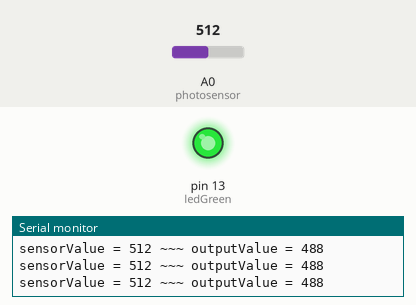
Simulated run of this sketch. Board: Arduino Uno, built with avr-gcc and run on an emulated ATmega328P. On the bench: output pins drawn as LEDs (lit = HIGH), the last lines printed to the serial monitor. Inputs (shaded band) come from the test bench; at power-on: A0 (photosensor) = 512.

Above: at 1.2 s.
1.3 s: A0 (photosensor) set to 489
At 2.0 s:
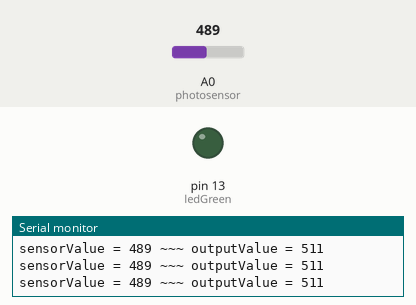
2.8 s: A0 (photosensor) set to 510
At 3.3 s:
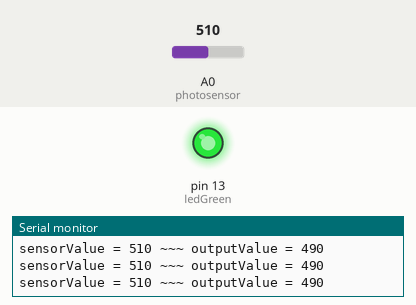
5.8 s: A0 (photosensor) set to 490
At 6.2 s:
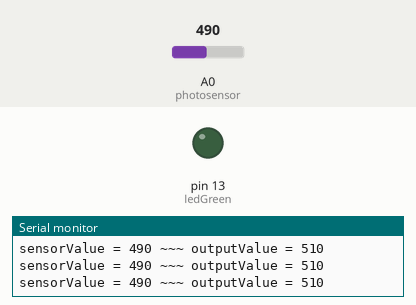
Timing chart, 0 to 8.8 s (numbered marks = the images above; inputs shaded):
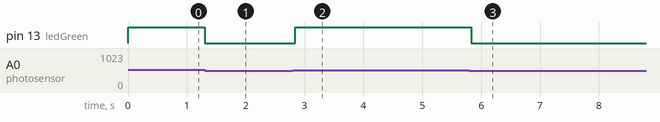

Measured:
- the behaviour switches between 501 and 500 on A0 (photosensor) (found by bisection; images 0 and 1)
- after the input at 1.3 s, pin 13 (ledGreen): HIGH → LOW at once
- after the input at 2.8 s, pin 13 (ledGreen): LOW → HIGH at once
- after the input at 5.8 s, pin 13 (ledGreen): HIGH → LOW at once

The sketch:

led-photosensor-on-off.ino
```cpp
// asign inputs-outputs to pins - stay constant
const int ledGreen = 13;
const int photosensor = A0;

// variables that will change throughout the loop
int sensorValue = 0;
int outputValue = 0;

// initial setup
void setup() {
  pinMode(ledGreen, OUTPUT);
  pinMode(photosensor, INPUT);
  Serial.begin(9600);
}

void loop() {

  // read the potenciometer value
  sensorValue = analogRead(photosensor);

  // get photosensor range and remap it
  outputValue = map(sensorValue, 0, 1000, 1000, 0);


  if (outputValue < 500) {
    analogWrite(ledGreen, 255);
  } else {
    analogWrite(ledGreen, 0);
  }


  // print the values to Serial for easier debugging
  Serial.print("sensorValue = ");
  Serial.print(sensorValue);
  Serial.print(" ~~~ ");
  Serial.print("outputValue = ");
  Serial.println(outputValue);

  delay(10);

}
```
